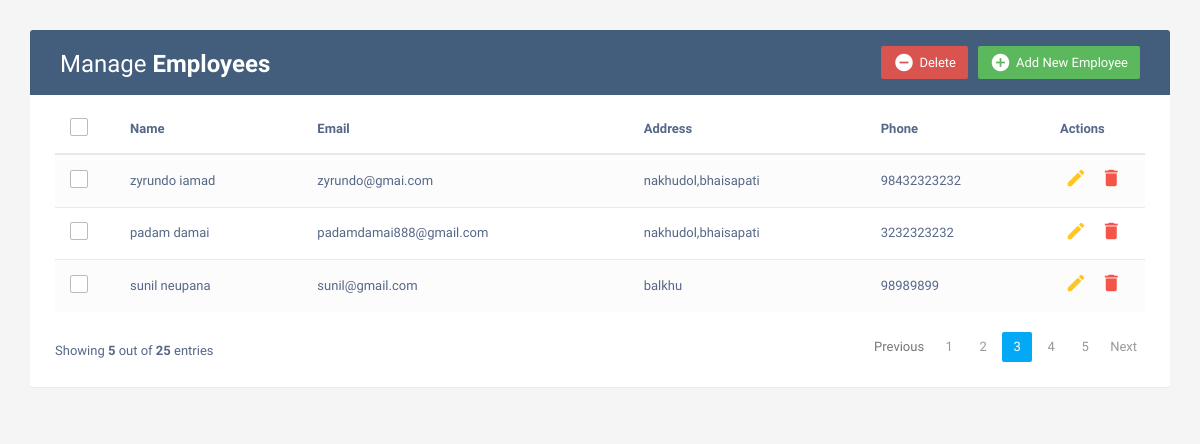
Before: / with the older database file.
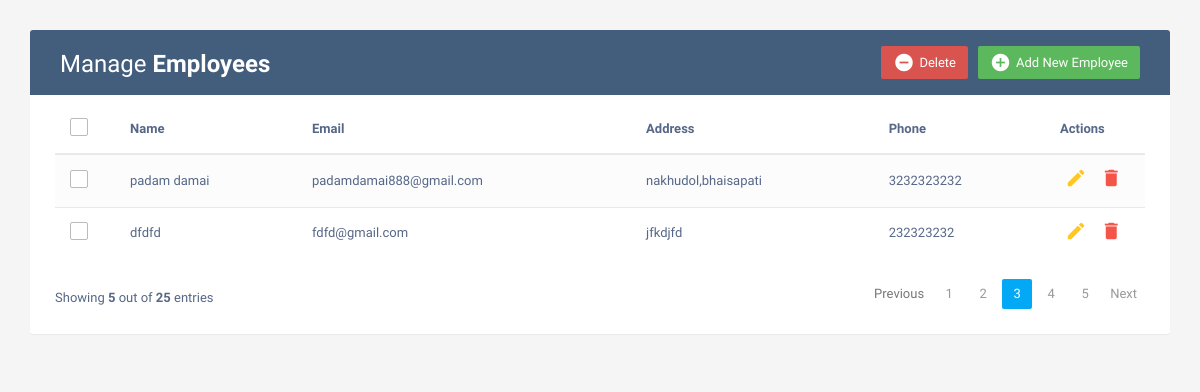
After: the same page with the newer database file.
### base/models.py (models this page shows, shortened)
class Employees(models.Model):
    name = models.CharField(max_length=200)
    email = models.EmailField(max_length=180)
    address = models.TextField()
    phone = models.IntegerField()

### base/views.py (the view)
# urls.py: path('', views.home,name="home"),
def home(request):
    employ = Employees.objects.all()
    context = {
        'emp':employ,
    }
    return render(request,'base/home.html',context)

### base/templates/base/home.html (shortened to what this page needs)
{% extends 'main.html' %}
{% block content %}
    <div class="container">
        <div class="table-wrapper">
            <div class="table-title">
                <div class="row">
                    <div class="col-sm-6">
						<h2>Manage <b>Employees</b></h2>
					</div>
					<div class="col-sm-6">
						<a href="#addEmployeeModal" class="btn btn-success" data-toggle="modal"><i class="material-icons">&#xE147;</i> <span>Add New Employee</span></a>
						<a href="#deleteEmployeeModal" class="btn btn-danger" data-toggle="modal"><i class="material-icons">&#xE15C;</i> <span>Delete</span></a>
					</div>
                </div>
            </div>
            <table class="table table-striped table-hover">
                <thead>
                    <tr>
						<th>
							<span class="custom-checkbox">
								<label for="selectAll"></label>
							</span>
						</th>
                        <th>Name</th>
                        <th>Email</th>
						<th>Address</th>
                        <th>Phone</th>
                        <th>Actions</th>
                    </tr>
                </thead>
                <tbody>
                    {% for employ in emp %}
                    <tr>
						<td>
							<span class="custom-checkbox">
								<label for="checkbox1"></label>
							</span>
						</td>
                        <td>{{employ.name}}</td>
                        <td>{{employ.email}}</td>
						<td>{{employ.address}}</td>
                        <td>{{employ.phone}}</td>
                        <td>
                            <a href="#editEmployeeModal-{{forloop.counter}}" class="edit" data-toggle="modal"><i class="material-icons" data-toggle="tooltip" title="Edit">&#xE254;</i></a>
                            <a href="#deleteEmployeeModal-{{forloop.counter}}" class="delete" data-toggle="modal"><i class="material-icons" data-toggle="tooltip" title="Delete">&#xE872;</i></a>
                        </td>
                    </tr>
                    {% endfor %}
                </tbody>
            </table>
			<div class="clearfix">
                <div class="hint-text">Showing <b>5</b> out of <b>25</b> entries</div>
                <ul class="pagination">
                    <li class="page-item disabled"><a href="#">Previous</a></li>
                    <li class="page-item"><a href="#" class="page-link">1</a></li>
                    <li class="page-item"><a href="#" class="page-link">2</a></li>
                    <li class="page-item active"><a href="#" class="page-link">3</a></li>
                    <li class="page-item"><a href="#" class="page-link">4</a></li>
                    <li class="page-item"><a href="#" class="page-link">5</a></li>
                    <li class="page-item"><a href="#" class="page-link">Next</a></li>
                </ul>
            </div>
        </div>
    </div>
    {% endblock content %}

### templates/main.html (shortened to what this page needs)
<!DOCTYPE html>
<html lang="en">
<head>
<link rel="stylesheet" href="https://maxcdn.bootstrapcdn.com/font-awesome/4.7.0/css/font-awesome.min.css">
<link rel="stylesheet" href="https://maxcdn.bootstrapcdn.com/bootstrap/3.3.7/css/bootstrap.min.css">
<link rel="stylesheet" href="index.css">
</head>
  <body>
    {% block content %}
    {% endblock %}
</body>
</html>

### templates/main.html (style rules this page uses)
body { color: #566787; background: #f5f5f5; font-family: 'Varela Round', sans-serif; font-size: 13px; }
.table-wrapper { background: #fff; padding: 20px 25px; margin: 30px 0; border-radius: 3px; box-shadow: 0 1px 1px rgba(0,0,0,.05); }
.table-title { padding-bottom: 15px; background: #435d7d; color: #fff; padding: 16px 30px; margin: -20px -25px 10px; border-radius: 3px 3px 0 0; }
.table-title h2 { margin: 5px 0 0; font-size: 24px; }
.table-title .btn { color: #fff; float: right; font-size: 13px; border: none; min-width: 50px; border-radius: 2px; border: none; outline: none !important; margin-left: 10px; }
.table-title .btn i { float: left; font-size: 21px; margin-right: 5px; }
.table-title .btn span { float: left; margin-top: 2px; }
table.table tr th, table.table tr td { border-color: #e9e9e9; padding: 12px 15px; vertical-align: middle; }
table.table tr th:first-child { width: 60px; }
table.table tr th:last-child { width: 100px; }
table.table-striped tbody tr:nth-of-type(odd) { background-color: #fcfcfc; }
table.table td:last-child i { opacity: 0.9; font-size: 22px; margin: 0 5px; }
table.table td a { font-weight: bold; color: #566787; display: inline-block; text-decoration: none; outline: none !important; }
table.table td a.edit { color: #FFC107; }
table.table td a.delete { color: #F44336; }
table.table td i { font-size: 19px; }
.pagination { float: right; margin: 0 0 5px; }
.pagination li a { border: none; font-size: 13px; min-width: 30px; min-height: 30px; color: #999; margin: 0 2px; line-height: 30px; border-radius: 2px !important; text-align: center; padding: 0 6px; }
.pagination li.active a, .pagination li.active a.page-link { background: #03A9F4; }
.hint-text { float: left; margin-top: 10px; font-size: 13px; }
.custom-checkbox { position: relative; }
.custom-checkbox label:before { width: 18px; height: 18px; }
.custom-checkbox label:before { content: ''; margin-right: 10px; display: inline-block; vertical-align: text-top; background: white; border: 1px solid #bbb; border-radius: 2px; box-sizing: border-box; z-index: 2; }

Changed rows visible on the page:
removed Employees: name "zyrundo iamad", email "zyrundo@gmai.com", address "nakhudol,bhaisapati", phone "98432323232"
removed Employees: name "sunil neupana", email "sunil@gmail.com", address "balkhu", phone "98989899"
added Employees: name "dfdfd", email "fdfd@gmail.com", address "jfkdjfd", phone "232323232"
